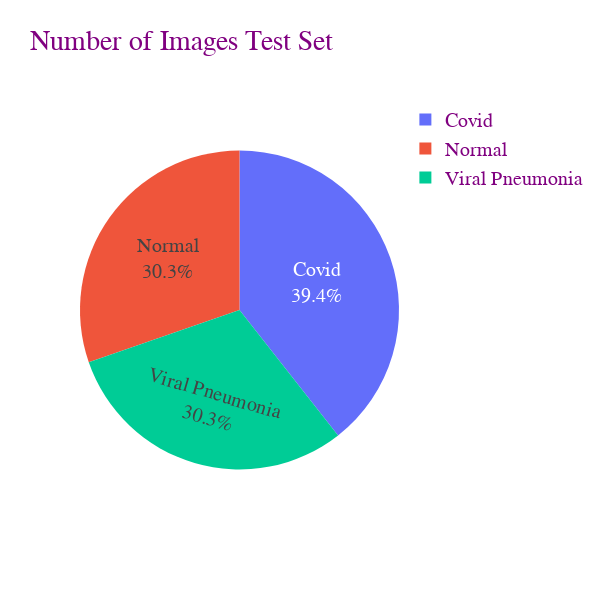

Notebook source saved alongside this figure:
### Code cell
fig=px.pie(xrayimages,names="Category",values="Test",color="Category",title="Number of Images Test Set",height=600,width=600)
fig.update_traces(textposition='inside',textinfo='percent+label')
fig.update_layout(font=dict(family="Times New Roman, Bold",size=20,color="purple"))
fig.show()

### Figure 1 — Plotly figure (JSON) as saved in the notebook; plotly's stock layout.template omitted (floating-point values rounded to 4 significant figures)
{"data": [{"customdata": [["Covid"], ["Normal"], ["Viral Pneumonia"]], "domain": {"x": [0, 1], "y": [0, 1]}, "hovertemplate": "Category=%{customdata[0]}<br>Test=%{value}<extra></extra>", "labels": ["Covid", "Normal", "Viral Pneumonia"], "legendgroup": "", "marker": {"colors": ["#636efa", "#EF553B", "#00cc96"]}, "name": "", "showlegend": true, "textinfo": "percent+label", "textposition": "inside", "type": "pie", "values": [26, 20, 20]}], "layout": {"font": {"color": "purple", "family": "Times New Roman, Bold", "size": 20}, "height": 600, "legend": {"tracegroupgap": 0}, "title": {"text": "Number of Images Test Set"}, "width": 600}}
